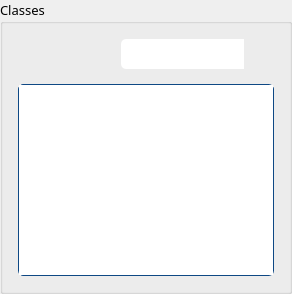
                  <widget class="QWidget" name="class_table">
                   <property name="styleSheet">
                    <string notr="true">QHeaderView::section {
	background-color: #0d3c6e;
	border-top: 0px solid #97b9f4;
	border-bottom: 1px solid #97b9f4;
	border-right: 1px solid #97b9f4;
}

QTableView {
	border: 1px solid #0e4884;
	border-radius: 5px;
	gridline-color: #97b9f4;
}

QTableCornerButton::section{
	background-color: #0d3c6e;
    border-top: 0px solid #97b9f4;
    border-bottom: 1px solid #97b9f4;
    border-right: 1px solid #97b9f4;
}

QScrollBar:horizontal{
	height: 9px;
    border-radius: 5px;
}

QScrollBar:vertical{
	width: 9px;
    margin: 0;
    border-radius: 5px;
}

QScrollBar::handle:vertical{
	background-color: #97b9f4;    
    width: 18px;
    border-radius: 4px;
}

QScrollBar::handle:horizontal{
	background-color: #97b9f4;    
    min-width: 5px;
    border-radius: 4px;
}

QScrollBar::sub-line:horizontal,
QScrollBar::sub-line:vertical{
	height: 0;
    width: 0;
}

QScrollBar::add-line:horizontal,
QScrollBar::add-line:vertical{
	height: 0;
    width: 0;
}

QScrollBar::add-page:horizontal{
	background: #102542;
    border-top-right-radius: 4px;
    border-bottom-right-radius: 4px;
    margin-left: -3px;
}

QScrollBar::add-page:vertical{
	background: #102542;
    border-bottom-left-radius: 4px;
    border-bottom-right-radius: 4px;
    margin-top: -3px;
}

QScrollBar::sub-page:horizontal{
    background: #102542;
    border-bottom-left-radius: 4px;
	margin-right: -3px;
}

QScrollBar::sub-page:vertical{
    background: #102542;
	border-top-left-radius: 0;
	border-top-right-radius: 4px;
	margin-bottom: -3px;
}</string>
                   </property>
                   <layout class="QVBoxLayout" name="verticalLayout_30">
                    <property name="spacing">
                     <number>15</number>
                    </property>
                    <property name="leftMargin">
                     <number>0</number>
                    </property>
                    <property name="topMargin">
                     <number>0</number>
                    </property>
                    <property name="rightMargin">
                     <number>0</number>
                    </property>
                    <property name="bottomMargin">
                     <number>0</number>
                    </property>
                    <item>
                     <layout class="QHBoxLayout" name="horizontalLayout_26">
                      <item>
                       <widget class="QGroupBox" name="groupBox_5">
                        <property name="font">
                         <font>
                          <family>Barlow</family>
                          <pointsize>10</pointsize>
                         </font>
                        </property>
                        <property name="title">
                         <string>Classes</string>
                        </property>
                        <layout class="QVBoxLayout" name="verticalLayout_31">
                         <property name="spacing">
                          <number>15</number>
                         </property>
                         <property name="leftMargin">
                          <number>15</number>
                         </property>
                         <property name="topMargin">
                          <number>15</number>
                         </property>
                         <property name="rightMargin">
                          <number>15</number>
                         </property>
                         <property name="bottomMargin">
                          <number>15</number>
                         </property>
                         <item>
                          <layout class="QHBoxLayout" name="horizontalLayout_52" stretch="0,0,0">
                           <property name="spacing">
                            <number>0</number>
                           </property>
                           <item>
                            <widget class="QPushButton" name="btn_init_class_bulk">
                             <property name="minimumSize">
                              <size>
                               <width>30</width>
                               <height>30</height>
                              </size>
                             </property>
                             <property name="maximumSize">
                              <size>
                               <width>30</width>
                               <height>30</height>
                              </size>
                             </property>
                             <property name="cursor">
                              <cursorShape>PointingHandCursor</cursorShape>
                             </property>
                             <property name="styleSheet">
                              <string notr="true">border-radius: 5px</string>
                             </property>
                             <property name="icon">
                              <iconset resource="C:/Users/moral/Desktop/Resources/Resources.qrc">
                               <normaloff>:/icons/add_batch.png</normaloff>:/icons/add_batch.png</iconset>
                             </property>
                             <property name="iconSize">
                              <size>
                               <width>18</width>
                               <height>18</height>
                              </size>
                             </property>
                            </widget>
                           </item>
                           <item>
                            <spacer name="horizontalSpacer_21">
                             <property name="orientation">
                              <enum>Qt::Horizontal</enum>
                             </property>
                             <property name="sizeHint" stdset="0">
                              <size>
                               <width>0</width>
                               <height>20</height>
                              </size>
                             </property>
                            </spacer>
                           </item>
                           <item>
                            <layout class="QHBoxLayout" name="horizontalLayout_53">
                             <property name="spacing">
                              <number>0</number>
                             </property>
                             <property name="sizeConstraint">
                              <enum>QLayout::SetDefaultConstraint</enum>
                             </property>
                             <item>
                              <widget class="QLineEdit" name="txt_search_class">
                               <property name="sizePolicy">
                                <sizepolicy hsizetype="Expanding" vsizetype="Fixed">
                                 <horstretch>0</horstretch>
                                 <verstretch>0</verstretch>
                                </sizepolicy>
                               </property>
                               <property name="minimumSize">
                                <size>
                                 <width>0</width>
                                 <height>30</height>
                                </size>
                               </property>
                               <property name="maximumSize">
                                <size>
                                 <width>16777215</width>
                                 <height>35</height>
                                </size>
                               </property>
                               <property name="font">
                                <font>
                                 <family>Barlow</family>
                                 <pointsize>10</pointsize>
                                </font>
                               </property>
                               <property name="styleSheet">
                                <string notr="true">border-radius: none;
border-top-left-radius: 5px;
border-bottom-left-radius: 5px;</string>
                               </property>
                              </widget>
                             </item>
                             <item>
                              <widget class="QPushButton" name="btn_search_class">
                               <property name="sizePolicy">
                                <sizepolicy hsizetype="Fixed" vsizetype="Fixed">
                                 <horstretch>0</horstretch>
                                 <verstretch>0</verstretch>
                                </sizepolicy>
                               </property>
                               <property name="minimumSize">
                                <size>
                                 <width>30</width>
                                 <height>30</height>
                                </size>
                               </property>
                               <property name="maximumSize">
                                <size>
                                 <width>30</width>
                                 <height>30</height>
                                </size>
                               </property>
                               <property name="font">
                                <font>
                                 <family>Barlow</family>
                                 <pointsize>12</pointsize>
                                 <weight>75</weight>
                                 <bold>true</bold>
                                </font>
                               </property>
                               <property name="cursor">
                                <cursorShape>PointingHandCursor</cursorShape>
                               </property>
                               <property name="styleSheet">
                                <string notr="true">border-top-right-radius: 5px;
border-bottom-right-radius: 5px;</string>
                               </property>
                               <property name="text">
                                <string/>
                               </property>
                               <property name="icon">
                                <iconset resource="C:/Users/moral/Desktop/Resources/Resources.qrc">
                                 <normaloff>:/icons/search.png</normaloff>:/icons/search.png</iconset>
                               </property>
                               <property name="iconSize">
                                <size>
                                 <width>18</width>
                                 <height>18</height>
                                </size>
                               </property>
                              </widget>
                             </item>
                            </layout>
                           </item>
                          </layout>
                         </item>
                         <item>
                          <widget class="QTableView" name="tv_class"/>
                         </item>
                        </layout>
                       </widget>
                      </item>
                     </layout>
                    </item>
                   </layout>
                  </widget>
